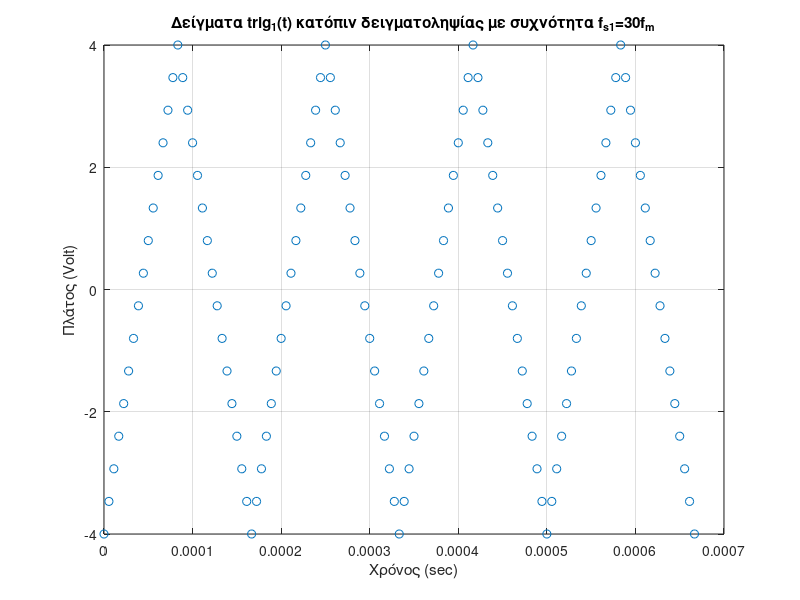
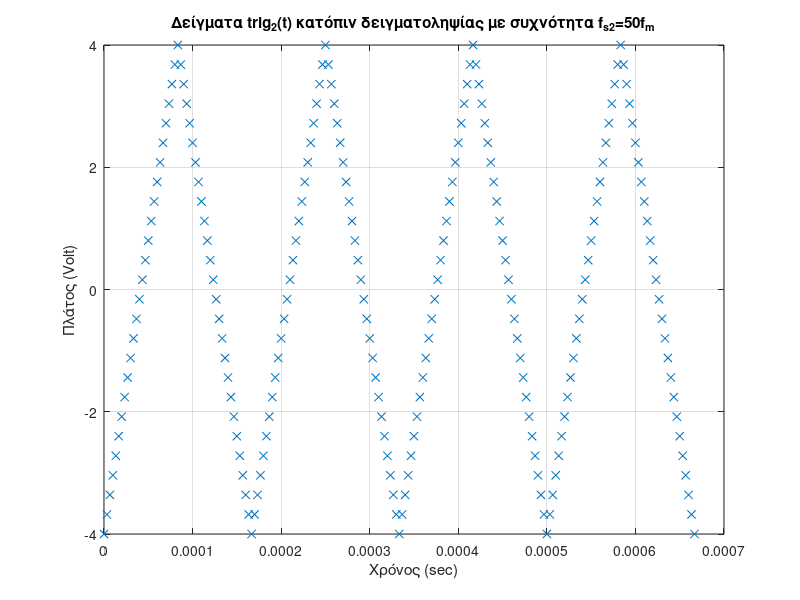
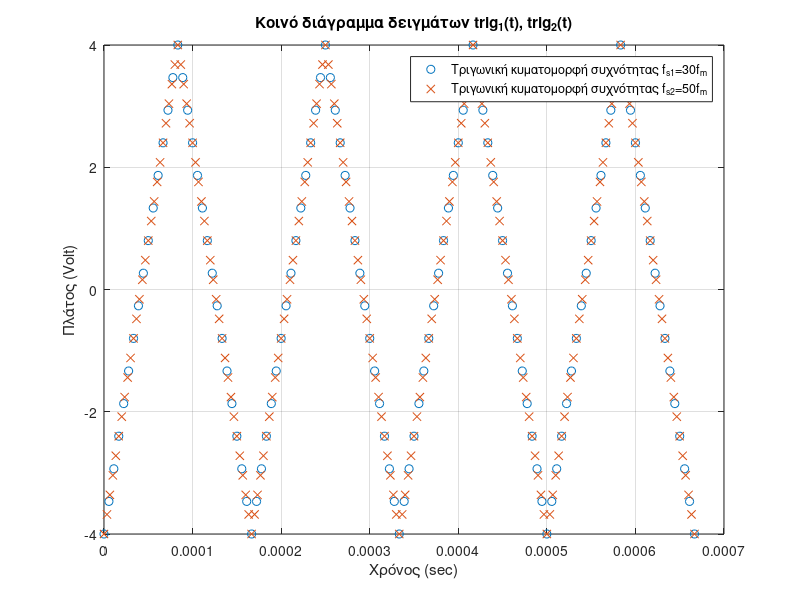
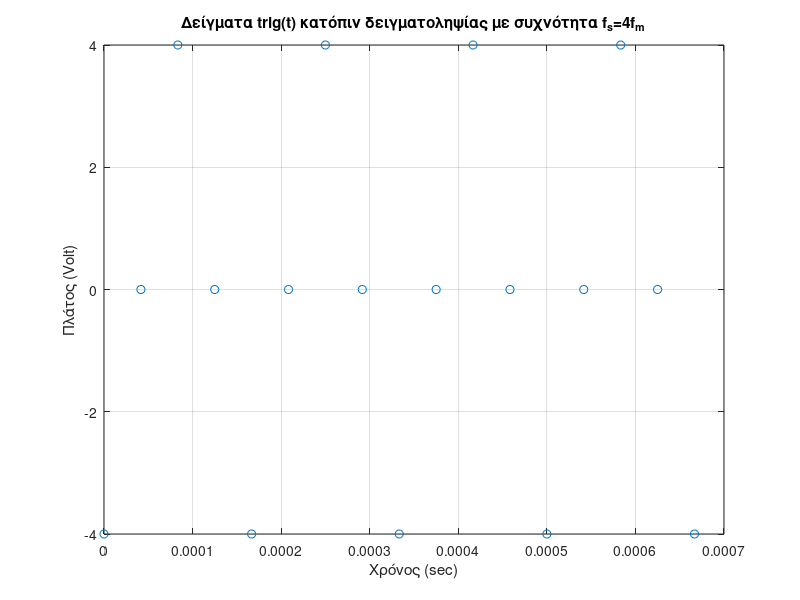

Here is the MATLAB script that generated these plots, in order: (Note: this script raises an error after producing the figures.)
AM = 319051;

%--------------------------------------------------------------------------
%1ο ερώτημα
%α
A = 4;  %   πλάτος τριγωνικού παλμού
N = 4;  %   επιθυμητό πλήθος περιόδων
fm = mod(AM,1000);
while fm > 9
    fm = mod(fm,10) + fix(fm/10);
end
fm = fm * 1000;  %   συχνότητα όπως προκύπτει από τον ΑΜ
fs1 = 30*fm;    %   πρώτη συχνότητα δειγματοληψίας
fs2 = 50*fm;    %   δεύτερη συχνότητα δειγματοληψίας
t1 = 0:1/fs1:N/fm;  %   πρώτος χρονικός άξονας
t2 = 0:1/fs2:N/fm;  %   δεύτερος χρονικός άξονας
trig1 = A*sawtooth(2*pi*fm*t1,1/2); %   δειγματοληψία συχνότητας fs1 από τριγωνική κυματομορφή συχνότητας fs, πλάτους Α
trig2 = A*sawtooth(2*pi*fm*t2,1/2); %   δειγματοληψία συχνότητας fs2 από τριγωνική κυματομορφή συχνότητας fs, πλάτους Α

plot(t1,trig1,'o')  %   γράφημα δειγμάτων πρώτης δειγματοληψίας
grid on;
title('Δείγματα trig_1(t) κατόπιν δειγματοληψίας με συχνότητα f_{s1}=30f_m');
ylabel('Πλάτος (Volt)');
xlabel('Χρόνος (sec)');

figure;
plot(t2,trig2,'x')  %   γράφημα δειγμάτων δεύτερης δειγματοληψίας
grid on;
title('Δείγματα trig_2(t) κατόπιν δειγματοληψίας με συχνότητα f_{s2}=50f_m');
ylabel('Πλάτος (Volt)');
xlabel('Χρόνος (sec)');

figure;
plot(t1,trig1,'o',t2,trig2,'x')
grid on;
title('Κοινό διάγραμμα δειγμάτων trig_1(t), trig_2(t)'); %  κοινό γράφημα δειγμάτων αμφοτέρων των δειγματοληψιών
legend('Τριγωνική κυματομορφή συχνότητας f_{s1}=30f_m', 'Τριγωνική κυματομορφή συχνότητας f_{s2}=50f_m')
ylabel('Πλάτος (Volt)');
xlabel('Χρόνος (sec)');
%--------------------------------------------------------------------------


%β
%--------------------------------------------------------------------------
fs = 4*fm;
t = 0:1/fs:4/fm;
trig = A*sawtooth(2*pi*fm*t,1/2);
figure;
plot(t,trig,'o');
grid on;
title('Δείγματα trig(t) κατόπιν δειγματοληψίας με συχνότητα f_s=4f_m');
ylabel('Πλάτος (Volt)');
xlabel('Χρόνος (sec)');
%--------------------------------------------------------------------------


%γ1
%--------------------------------------------------------------------------
Az = 1; %   πλάτος κυματομορφής
z1 = Az*sin(2*pi*fm*t1);    %   δείγματα κατόπιν δειγματοληψίας συχνότητας fs1
z2 = Az*sin(2*pi*fm*t2);    %   δείγματα κατόπιν δειγματοληψίας συχνότητας fs2

figure;
plot(t1,z1,'o')  %  γράφημα δειγμάτων πρώτης δειγματοληψίας
grid on;
title('Δείγματα z_1(t) κατόπιν δειγματοληψίας με συχνότητα f_{s1}=30f_m');
ylabel('Πλάτος (Volt)');
xlabel('Χρόνος (sec)');

figure;
plot(t2,z2,'x')  %  γράφημα δειγμάτων δεύτερης δειγματοληψίας
grid on;
title('Δείγματα z_2(t) κατόπιν δειγματοληψίας με συχνότητα f_{s2}=50f_m');
ylabel('Πλάτος (Volt)');
xlabel('Χρόνος (sec)');

figure;
plot(t1,z1,'o',t2,z2,'x')
grid on;
title('Κοινό διάγραμμα δειγμάτων z_1(t), z_2(t)'); %    κοινό γράφημα δειγμάτων αμφοτέρων των δειγματοληψιών
legend('Ημίτονο συχνότητας f_{s1}=30f_m', 'Ημίτονο συχνότητας f_{s2}=50f_m')
ylabel('Πλάτος (Volt)');
xlabel('Χρόνος (sec)');

t = 0:1/fs:4/fm;
z = Az*sin(2*pi*fm*t);
figure;
plot(t,z,'o');
grid on;
title('Δείγματα κατόπιν z(t) δειγματοληψίας με συχνότητα f_s=4f_m');
ylabel('Πλάτος (Volt)');
xlabel('Χρόνος (sec)');
%--------------------------------------------------------------------------

%γ2
%--------------------------------------------------------------------------
L = 10^3;
T = 1/gcd(fm,fm+L);
tq1 = 0:1/fs1:fix(T*fm)/fm; %   εύρος μίας περιόδου αντί τεσσάρων με δείγματα ανά fs1
tq2 = 0:1/fs2:fix(T*fm)/fm; %   εύρος μίας περιόδου αντί τεσσάρων με δείγματα ανά fs2
zq1 = Az*sin(2*pi*fm*tq1);  %   δείγματα της Ζ (με συχνότητα fs1) στο κατάλληλο χρονικό εύρος
zq2 = Az*sin(2*pi*fm*tq2);  %   δείγματα της Ζ (με συχνότητα fs2) στο κατάλληλο χρονικό εύρος
q1 = zq1 + Az*sin(2*pi*(fm+L)*tq1);
q2 = zq2 + Az*sin(2*pi*(fm+L)*tq2);

figure;
plot(tq1,q1,'o')  % γράφημα δειγμάτων πρώτης δειγματοληψίας
grid on;
title('Δείγματα q_1(t) κατόπιν δειγματοληψίας με συχνότητα f_{s1}=30f_m');
ylabel('Πλάτος (Volt)');
xlabel('Χρόνος (sec)');

figure;
plot(tq2,q2,'x')  % γράφημα δειγμάτων δεύτερης δειγματοληψίας
grid on;
title('Δείγματα q_2(t) κατόπιν δειγματοληψίας με συχνότητα f_{s2}=50f_m');
ylabel('Πλάτος (Volt)');
xlabel('Χρόνος (sec)');

figure;
plot(tq1,q1,'o',tq2,q2,'x')
grid on;
title('Κοινό διάγραμμα δειγμάτων q_1(t), q_2(t)'); %    κοινό γράφημα δειγμάτων αμφοτέρων των δειγματοληψιών
legend('Ημίτονο συχνότητας f_{s1}=30f_m', 'Ημίτονο συχνότητας f_{s2}=50f_m')
ylabel('Πλάτος (Volt)');
xlabel('Χρόνος (sec)');

t = 0:1/fs:fix(T*fm)/fm;
q = Az*sin(2*pi*fm*t) + Az*sin(2*pi*(fm+L)*t);
figure;
plot(t,q,'o');
grid on;
title('Δείγματα q(t) κατόπιν δειγματοληψίας με συχνότητα f_s=4f_m');
ylabel('Πλάτος (Volt)');
xlabel('Χρόνος (sec)');
%--------------------------------------------------------------------------

%2ο ερώτημα
%--------------------------------------------------------------------------
y = trig1;  %   αποθήκευση των δειγμάτων σε μεταβλητή σύμφωνη με την εκφώνηση της ασκήσεως
if mod(fm/1000,2) == 0
    num_of_bits = 4;
else
    num_of_bits = 5;
end

levels = 2^num_of_bits; % επίπεδα κβάντισης
Mmax = max(y);  % μέγιστη τιμή κβαντιστέου σήματος
D = 2*Mmax/levels;  % διάστημα λήψεως αποφάσεως
partition = linspace(-Mmax+D/2,Mmax-D/2,levels-1);
codebook = linspace(-Mmax,Mmax,levels);
[index,quants] = quantiz(y,partition,codebook);
gray_code = graycode(num_of_bits);

figure;
plot(t1,quants,'.')
title('Έξοδος κβαντιστή mid-riser με είσοδο τριγωνική κυματομορφή')
xlabel('Χρόνος (sec)')
ylabel('Πλάτος (Volt)')
levels_linspace = linspace(-Mmax,Mmax,levels);
set(gca,'YTick', levels_linspace)
set(gca,'YTickLabel', gray_code)
grid on

error = y - quants; % συνολικά σφάλματα
error1 = y(1:10) - quants(1:10);    % σφάλματα για πρώτα δέκα δείγματα
error2 = y(1:20) - quants(1:20);    % σφάλματα για πρώτα είκοσι δείγματα

var_error = var(error); % διασπορά σφαλμάτων
var_error1 = var(error1);
var_error2 = var(error2);

stand_deviations = [sqrt(var_error), sqrt(var_error1), sqrt(var_error2)];   % τυπική απόκλιση σφαλμάτων

SNR = ( quants.^2 * ones(size(y,2),1) ) / ( error.^2 * ones(size(y,2),1) );
SNR1 = ( quants(1:10).^2 * ones(10,1) ) / ( error1.^2 * ones(10,1) );
SNR2 = ( quants(1:20).^2 * ones(20,1) ) / ( error2.^2 * ones(20,1) );

F = max(quants)/rms(quants);
theor_SNR = (3*2^(2*num_of_bits))/F^2;

bit_dur = 2*10^-3;  %   διάρκεια bit
ampl_volt = fm / 1000;  %   πλάτος τάσης ίσο με την συχνότητα σε kHz
bit_array = gray_code(index(1:31)+1);   %   πίνακας περιέχων τις στάθμες ανά σημείο σε κώδικα Gray
bit_stream = zeros(1,4*num_of_bits*length(bit_array)+1); %    ροή μετάδοσης
time = zeros(1,4*num_of_bits*length(bit_array)+1);   %   άξονας χρόνου
index = 2;
for bit_group = bit_array   %   για κάθε στοιχείο στον πίνακα
    bit_group = convertStringsToChars(bit_group);   %   μετατρέπουμε τις συμβολοσειρές σε διακριτούς χαρακτήρες
    for bit = 1:num_of_bits % προσπελάτουμε κάθε χαρακτήρα ανά συμβολοσειρά
        if bit_group(bit) == '1'    %   εάν το ψηφίο είναι άσσος, τότε διαμορφώνουμε αναλόγως τον παλμό
            bit_stream(index-1:index+2) = [ampl_volt ampl_volt 0 0];
        else    %   ομοίως εάν είναι μηδέν
            bit_stream(index-1:index+2) = [-ampl_volt -ampl_volt 0 0];
        end
        if index==2
            tend = 0;
        else
            tend = time(index-2);
        end
        time(index-1:index+2) = [tend tend+bit_dur/2 tend+bit_dur/2 tend+bit_dur];  %   ανανεώνουμε τον χρονικό άξονα
        index = index+4;
    end
end
figure;
plot(time, bit_stream)
title('Ροή Μετάδοσης με Κωδικοποίηση Γραμμής POLAR RZ');
xlabel('Χρόνος (sec)');
ylabel('Πλάτος (Volt)');
%--------------------------------------------------------------------------


%3ο ερώτημα
%α
%--------------------------------------------------------------------------
%random_bits = randi([0 1], 36,1);
random_bits = [1 1 0 1 0 1 1 0 0 0 0 0 1 1 1 1 0 1 0 1 0 1 0 1 1 1 1 1 0 0 1 1 1 0 1 1];
Tb = 0.25;
A = 1;
temp = int32(AM);   % αναγκαίο για την χρήση της ακέραιας διαίρεσης παρακάτων
sum_temp = 0;
decimal_place = 10;
while not(temp==0)
    sum_temp = sum_temp + mod(temp,10);
    temp = idivide(temp,10);    % ακέραια διαίρεση
end
if mod(sum_temp,2)==0
    fc = 1;
else
    fc = 2;
end
random_bits_qpsk = 2*random_bits(1:2:end-1) + random_bits(2:2:end);   % συνένωση δύο υπακολουθιών
random_bits_qpsk_gray = dec2graydec(random_bits_qpsk);   % απόδοση δεικτών gray
random_bits_8psk = 4*random_bits(1:3:end-2) + 2*random_bits(2:3:end-1) + random_bits(3:3:end);    %συνένωση τριών υπακολουθιών
random_bits_8psk_gray = dec2graydec(random_bits_8psk);  % απόδοση δεικτών gray

dt = Tb / 250;
t_bpsk = 0:dt:length(random_bits)*Tb-dt;
bpsk = A*sin(2*pi*fc*t_bpsk + pi*random_bits(1+fix(t_bpsk/Tb)));

t_qpsk = 0:dt:length(random_bits_qpsk)*2*Tb-dt;
qpsk = A*sin(2*pi*fc*t_qpsk + pi/4*random_bits_qpsk_gray(1+fix(t_qpsk/(2*Tb))));

t_8psk = 0:dt:length(random_bits_8psk)*3*Tb-dt;
psk8 = A*sin(2*pi*fc*t_8psk + pi/8*random_bits_8psk_gray(1+fix(t_8psk/(3*Tb))));

figure;
subplot(3,1,1);
plot(t_bpsk,bpsk)
title('Διαμόρφωση με BPSK')
subplot(3,1,2)
plot(t_qpsk,qpsk)
title('Διαμόρφωση με QPSK')
ylabel('Πλάτος (V)')
subplot(3,1,3)
plot(t_8psk,psk8)
title('Διαμόρφωση με 8-PSK')
xlabel('Χρόνος (sec)')
%--------------------------------------------------------------------------

%β
%--------------------------------------------------------------------------
AM = 319051;
A = mod(AM,1000);
while A > 9
    A = mod(A,10) + fix(A/10);
end

t_bpam = t_bpsk;
bpam = A*(2*random_bits(1+fix(t_bpam/Tb))-1);    % κάνουμε τον παλμό από (1)-(0) -> (1)-(-1)
Ebit = A^2*Tb;  % ενέργεια ψηφίου 

figure;
plot(t_bpam,bpam);
title('Διαμόρφωση B-PAM');
xlabel('Χρόνος (sec)');
ylabel('Πλάτος (volt)');
grid on;
%--------------------------------------------------------------------------

%γ
%--------------------------------------------------------------------------
scatterplot(bpam);  % διάγραμμα αστερισμού
title('Διάγραμμα Αστερισμού B-PAM Διαμόρφωσης');
grid on;
%--------------------------------------------------------------------------

%δ
%--------------------------------------------------------------------------
Eb_N0_db = [5 15];
snr_db = Eb_N0_db;
snr_lin = 10.^(snr_db./10);
N0_lin = Ebit ./ snr_lin;
% N0_db = 10*log10(N0_lin);
numSamples = length(bpam);
wgn = sqrt(N0_lin/4).*(randn(numSamples,1)+1i*randn(numSamples,1)); % ιδιόφτιαχτος θόρυβος, αργότερα θα χρησιμοποιηθούν αντικείμενα
bpam_noised = bpam'+wgn;

figure;
subplot(3,1,1)
plot(t_bpam,bpam);
title('Διαμόρφωση B-PAM');
xlabel('Χρόνος (sec)');
ylabel('Πλάτος (volt)');
grid on;
subplot(3,1,2)
plot(t_bpam,real(bpam_noised(:,1)));    % χρήση μόνο του πραγματικού του μέρους
title('Διαμόρφωση B-PAM με AWGN E_{b}/N_{0}=5db');
xlabel('Χρόνος (sec)');
ylabel('Πλάτος (volt)');
subplot(3,1,3)
plot(t_bpam,real(bpam_noised(:,2)));    % χρήση μόνο του πραγματικού του μέρους
title('Διαμόρφωση B-PAM με AWGN E_{b}/N_{0}=15db');
xlabel('Χρόνος (sec)');
ylabel('Πλάτος (volt)');
%--------------------------------------------------------------------------

%ε
%--------------------------------------------------------------------------
maxx = max(abs(real(bpam_noised(:,1))));
maxy = max(abs(imag(bpam_noised(:,1))));
figure;
scatter(real(bpam_noised(:,1)), imag(wgn(:,1)),2,'filled')  % διάγραμμα αστερισμού
xlim([-maxx maxx]);
ylim([-maxy maxy]);
title('Διάγραμμα Αστερισμού B-PAM με AWGN E_{b}/N_{0}=5db');
figure;
maxx = max(abs(real(bpam_noised(:,2))));
maxy = max(abs(imag(bpam_noised(:,2))));
scatter(real(bpam_noised(:,2)), imag(wgn(:,2)),2,'filled')  % διάγραμμα αστερισμού
xlim([-maxx maxx]);
ylim([-maxy maxy]);
title('Διάγραμμα Αστερισμού B-PAM με AWGN E_{b}/N_{0}=15db');

random_bits = randi([0 1],1000,1);  % παραγωγή χιλίων τυχαίων δυαδικών ψηφίων
dt = (5e-5);
t_bpam = 0:dt:length(random_bits)*Tb-dt;
bpam = A*(2*random_bits(1+fix(t_bpam/Tb))-1);
 
Eb_N0_db = 0:15;
Eb_N0_lin = 10.^(Eb_N0_db./10);
snr_db = Eb_N0_db;
snr_lin = 10.^(snr_db./10);
N0_lin = Ebit ./ snr_lin;
%N0_db = 10*log10(N0_lin);
 
numSamples = length(bpam);
noise_factor = sqrt(N0_lin*2);  % καθορίζων παράγοντας εντάσεως θορύβου
wgn = noise_factor.*(randn(numSamples,1)+1i*randn(numSamples,1));
bpam_noised = bpam+real(wgn);   % προσθήκη του πραγματικού μέρους του θορύβου
 
bit_error_rate = (bpam.*bpam_noised)<0; % ουσιαστικά πολλαπλασιάζουμε τα αθορύβητα και τα θορυβημένα σήματα
                                        % και λογίζουμε ως σφάλματα τα ετερόσημα αποτελέσματα
                                        % αποθηκεύοντές τα ως άσσους σε
                                        % έναν πίνακα
bit_error_rate = sum(bit_error_rate)/length(bpam);  % προσθέτοντες τους άσσους, μετράμε τα σφάλματα
theor_ber = qfunc(sqrt(2*Eb_N0_lin));
figure()
hold on;
plot(snr_db,bit_error_rate+eps,'LineWidth',2)
plot(snr_db,qfunc(sqrt(2*10.^(snr_db/10))),'LineWidth',2)
title('Θεωρητική Πιθανότητα Εσφαλμένου Ψηφίου B-PAM και Πειραματική')
hold off;
set(gca,'yscale','log')
grid on;
%--------------------------------------------------------------------------


%4ο ερώτημα
%--------------------------------------------------------------------------
AM = 319051;

%α
%--------------------------------------------------------------------------
%random_bits = randi([0 1], 36 ,1);
random_bits = [1 1 0 1 0 1 1 0 0 0 0 0 1 1 1 1 0 1 0 1 0 1 0 1 1 1 1 1 0 0 1 1 1 0 1 1];
reference_constellation = A/2.*[sqrt(2)+1i*sqrt(2), -sqrt(2)+1i*sqrt(2),-sqrt(2)-1i*sqrt(2),sqrt(2)-1i*sqrt(2)];

qpsk_mod = comm.QPSKModulator('PhaseOffset',pi/4,'BitInput',true,'SymbolMapping','Gray');
qpsk_modData = A*qpsk_mod(random_bits');
constDiagram1 = comm.ConstellationDiagram('Title', 'Διάγραμμα Αστερισμού QPSK' ...
    ,'ReferenceConstellation',reference_constellation ...
    ,'XLimits',[-A, A] ...
    ,'YLabel',[-A, A]);
constDiagram1(qpsk_modData)

%--------------------------------------------------------------------------

%β
%--------------------------------------------------------------------------
sum_of_AM_dig = mod(AM,1000);
while sum_of_AM_dig > 9
    sum_of_AM_dig = mod(sum_of_AM_dig,10) + fix(sum_of_AM_dig/10);
end
Tb = 0.25;
%Ebit = sum_of_AM_dig^2*Tb/2;

Eb_N0_db = [5 15];
snr_db = Eb_N0_db + 10*log10(2);
%snr_lin = 10.^(snr_db./10);
%N0_lin = Ebit ./ snr_lin;
%N0_db = 10*log10(N0_lin);
% samples = length(qpsk_modData);
% X = sqrt(N0_lin/4).*randn(samples,1);
% Y = sqrt(N0_lin/4).*randn(samples,1);
% Z = X + 1i*Y;
% qpsk_with_wgn = qpsk_modData+Z;

noise_channel_01 = comm.AWGNChannel('NoiseMethod','Signal to noise ratio (SNR)' ...
        ,'SNR',snr_db(1),'SignalPower', A^2);
noise_channel_02 = comm.AWGNChannel('NoiseMethod','Signal to noise ratio (SNR)' ...
        ,'SNR',snr_db(2),'SignalPower', A^2);
qpsk_with_wgn_01 = noise_channel_01(qpsk_modData);
qpsk_with_wgn_02 = noise_channel_02(qpsk_modData);

max_qpsk_wgn_x = [max(abs(real(qpsk_with_wgn_01))), max(abs(real(qpsk_with_wgn_02)))];  % υπολογισμών των περιθωριών
max_qpsk_wgn_y = [max(abs(imag(qpsk_with_wgn_01))), max(abs(imag(qpsk_with_wgn_02)))];  % των διαγραμμάτων αστερισμού

constDiagram2 = comm.ConstellationDiagram('Title','Διάγραμμα Αστερισμού QPSK Eb/No=5db' ...
    ,'ReferenceConstellation', reference_constellation ...
    ,'XLimits',sqrt(2)*[-max_qpsk_wgn_x(1), max_qpsk_wgn_x(1)] ...
    ,'YLabel',sqrt(2)*[-max_qpsk_wgn_y(1), max_qpsk_wgn_y(1)]);
constDiagram2(qpsk_with_wgn_01)

constDiagram3 = comm.ConstellationDiagram('Title','Διάγραμμα Αστερισμού QPSK Eb/No=15db' ...
    ,'ReferenceConstellation', reference_constellation ...
    ,'XLimits',sqrt(2)*[-max_qpsk_wgn_x(2), max_qpsk_wgn_x(2)] ...
    ,'YLabel',sqrt(2)*[-max_qpsk_wgn_y(2), max_qpsk_wgn_y(2)]);
constDiagram3(qpsk_with_wgn_02)

% scatterplot(qpsk_with_wgn(:,1))
% scatterplot(qpsk_with_wgn(:,2))
%--------------------------------------------------------------------------


%γ
%--------------------------------------------------------------------------
num_of_bits = 10^6;
random_bits = randi([0 1], num_of_bits,1);  % ένα εκατομμύριο τυχαία δυαδικά ψηφία

qpsk_mod = comm.QPSKModulator('BitInput', true);    
qpsk_demod = comm.QPSKDemodulator('BitOutput',true);
qpsk_modData = A*qpsk_mod(random_bits); % πλάτους Α
BER = zeros(16,1);

Ebit = sum_of_AM_dig^2*Tb/2;
Eb_N0_db = 0:15;
Eb_N0_lin = 10.^(Eb_N0_db./10);
snr_db = Eb_N0_db + 10*log10(2);
snr_lin = 10.^(snr_db./10);
N0_lin = Ebit ./ snr_lin;
N0_db = 10*log10(N0_lin);

index = 1;
for snr = snr_db
    noise_channel = comm.AWGNChannel('NoiseMethod','Signal to noise ratio (SNR)' ...
        ,'SNR',snr,'SignalPower', A^2);
    qpsk_modDataNoised = noise_channel(qpsk_modData);
    qpsk_demodData = qpsk_demod(qpsk_modDataNoised);
    errorRate = comm.ErrorRate; % αντικείμενο για τον υπολογισμό σφάλματος
    errorStats = errorRate(random_bits,qpsk_demodData);
    BER(index) = errorStats(1); % το πρώτο στοιχείο του πίνακα errorStats δίνει το BER
    index = index + 1;
end
theor_ber_qpsk = qfunc(sqrt(2.*Eb_N0_lin));

figure;
hold on;
plot(Eb_N0_db,BER+eps,'*')
plot(Eb_N0_db,theor_ber,'LineWidth',2)
title('Θεωρητική Πιθανότητα Εσφαλμένου Ψηφίου QPSK και Πειραματική')
hold off;
set(gca,'yscale','log')
grid on;

bpsk_mod = comm.BPSKModulator;  % υλοποίηση του αντιστοίχου συστήματος BPSK διαμόρφωσης
bpsk_demod = comm.BPSKDemodulator;

bpsk_modData = A*bpsk_mod(random_bits);
index = 1;
snr_db_bpsk = snr_db - 10*log10(2);
for snr = snr_db_bpsk
    noise_channel = comm.AWGNChannel('NoiseMethod','Signal to noise ratio (SNR)' ...
        ,'SNR',snr,'SignalPower', A^2);
    bpsk_modDataNoised = noise_channel(bpsk_modData);
    bpsk_demodData = bpsk_demod(bpsk_modDataNoised);
    errorRate = comm.ErrorRate;
    errorStats = errorRate(random_bits,bpsk_demodData);
    BER(index) = errorStats(1);
    index = index + 1;
end

theor_ber_bpsk = qfunc(sqrt(2.*Eb_N0_lin));

hold on;
plot(Eb_N0_db,BER+eps,'+')
plot(Eb_N0_db,theor_ber_bpsk,'LineWidth',2)
set(gca,'yscale','log')
grid on;
%--------------------------------------------------------------------------

%δ1,2
%--------------------------------------------------------------------------
sum_of_AM_dig = mod(AM,1000);
while sum_of_AM_dig > 9
    sum_of_AM_dig = mod(sum_of_AM_dig,10) + fix(sum_of_AM_dig/10);
end
if mod(sum_of_AM_dig,2)==0
    fileName = 'rice_even.txt';
else
    fileName = 'rice_odd.txt';
end
fileID = fopen(fileName,'r');
formatSpec = '%c';
text_arr = fscanf(fileID,formatSpec);
fclose(fileID);

ascii_text = double(text_arr);
[binary_vector,binary_string] = text2bin(ascii_text);   % συνάρτηση για την μετατροπή κειμένου σε ψηφία
                                                        % επιστρέφει τα
                                                        % ψηφία σε μορφή
                                                        % διανύσματος
                                                        % ακεραίων ή σε
                                                        % μορφή
                                                        % συμβολοσειράς
bits = 8;
Mmax = max(ascii_text);
Mmin = 0;
levels = 2^bits;
D = (Mmax-Mmin)/levels-1;
partition = linspace(Mmin+D/2,Mmax-D/2,levels-1);
codebook = linspace(Mmin,Mmax,levels);
[~ , quantized_text] = quantiz(ascii_text,partition,codebook); % η μεταβλητή index αντικαταστάθηκε από ~ διότι θα έμενε άχρηστη
figure;
plot(quantized_text)
xlabel('Χαρακτήρες');
ylabel('Επίπεδο Κβάντισης')
title('Κβαντισμένοι Χαρακτήρες');
%--------------------------------------------------------------------------

%δ3
%--------------------------------------------------------------------------
qpskModulator = comm.QPSKModulator('BitInput',true);
qpskModulatedData = qpskModulator(binary_vector');
constDiagram4 = comm.ConstellationDiagram('Title', 'Διάγραμμα Αστερισμού QPSK Κβαντισμένου Σήματος');
constDiagram4(qpskModulatedData);
%--------------------------------------------------------------------------

%δ4,5,6
%--------------------------------------------------------------------------
qpskDemodulator = comm.QPSKDemodulator('BitOutput',true);
constDiagram5 = comm.ConstellationDiagram('Title', ...
    'Διάγραμμα Αστερισμού QPSK Κβαντισμένου Σήματος Es/N0 = 5db' ...
    ,'SamplesPerSymbol',2);
constDiagram6 = comm.ConstellationDiagram('Title', ...
    'Διάγραμμα Αστερισμού QPSK Κβαντισμένου Σήματος Es/N0 = 15db' ...
    ,'SamplesPerSymbol',2);

Es_N0 = [5 15];
Es_N0_lin = 10.^(Es_N0./10);
BER = [0 0];
theor_BER = qfunc(sqrt(2*Es_N0_lin));

%πρόσθεση θορύβου
noise_channel1 = comm.AWGNChannel('NoiseMethod','Signal to noise ratio (Es/No)' ...
    ,'EsNo',Es_N0(1));
qpskModulatedDataNoised1 = noise_channel1(qpskModulatedData);

noise_channel2 = comm.AWGNChannel('NoiseMethod','Signal to noise ratio (Es/No)' ...
    ,'EsNo',Es_N0(2));
qpskModulatedDataNoised2 = noise_channel2(qpskModulatedData);

%αποδιαμόρφωση και ανίχνευση σφαλμάτων
qpskDemodulatedData1 = qpskDemodulator(qpskModulatedDataNoised1);
errorRate = comm.ErrorRate;
errorStats = errorRate(binary_vector',qpskDemodulatedData1);
BER(1) = errorStats(1);

qpskDemodulatedData2 = qpskDemodulator(qpskModulatedDataNoised2);
errorRate = comm.ErrorRate;
errorStats = errorRate(binary_vector',qpskDemodulatedData2);
BER(2) = errorStats(1);

%διαγράμματα αστερισμού τεθορυβεμένων σημάτων
constDiagram5(qpskModulatedDataNoised1);
constDiagram6(qpskModulatedDataNoised2);

%--------------------------------------------------------------------------

%δ7
%--------------------------------------------------------------------------
text_recovered_1 = bin2text(qpskDemodulatedData1);  % συνάρτηση μετατροπής κειμένου από δυαδικά ψηφία
text_recovered_2 = bin2text(qpskDemodulatedData2);

fileID = fopen('recovered_text1.txt', 'w');
fwrite(fileID, text_recovered_1);
fclose(fileID);
fileID = fopen('recovered_text2.txt', 'w');
fwrite(fileID, text_recovered_2);
fclose(fileID);
%--------------------------------------------------------------------------


%5
%α
%--------------------------------------------------------------------------
if mod(sum_of_AM_dig,2)==0
    fileName = 'soundfile2_lab2.wav';
else
    fileName = 'soundfile1_lab2.wav';
end
[sound_sampled, Fs] = audioread(fileName);
time_sound = 0:1/Fs:(length(sound_sampled)-1)/Fs;
%--------------------------------------------------------------------------

%β
%--------------------------------------------------------------------------
bits = 8;
Mmax = max(sound_sampled);
Mmin = min(sound_sampled);
levels = 2^bits;
D = (Mmax-Mmin)/levels-1;
partition = linspace(Mmin+D/2,Mmax-D/2,levels-1);
codebook = linspace(Mmin,Mmax,levels);
[index,sound_quantized] = quantiz(sound_sampled,partition,codebook);
figure;
plot(time_sound, sound_sampled);
title('Ηχητικό Σήμα');
xlabel('Χρόνος (sec)');
ylabel('Πλάτος');
axis tight;
figure;
plot(time_sound, sound_quantized)
title('Κβαντισμένο Ηχητικό Σήμα');
xlabel('Χρόνος (sec)');
ylabel('Στάθμες Κβάντισης');
axis tight;
%--------------------------------------------------------------------------

%γ
%--------------------------------------------------------------------------
sound_bits = dec2bin(index);    % μετατροπή των δεκαδικών σταθμών σε δυαδική αναπαράσταση
sound_bits = sound_bits';   % αναστροφή
sound_bits_string = sound_bits(:)'; % συνένωση στηλών και αναστροφή σε γραμμή
sound_bits_vector = sound_bits_string-48;   % τέχνασμα για την δημιούργια πίνακος ψηφίων τύπου int αντί τύπου char
qpskModulatorSound = comm.QPSKModulator('BitInput',true);
qpskModulatedSound = qpskModulatorSound(sound_bits_vector');
constDiagramSound = comm.ConstellationDiagram('Title' ...
    ,'Διάγραμμα Αστερισμού QPSK Κβαντισμένου Ηχητικού Σήματος ' ...
    ,'SamplesPerSymbol',2 ...
    ,'SymbolsToDisplaySource', 'Property' ...
    ,'SymbolsToDisplay', 50000);    % χρήση 50.000 ψηφίων προς αναπαράσταση
                                    % διότι είναι αδύνατον να
                                    % αναπαρασταθούν όλα τα 2.000.000
constDiagramSound(qpskModulatedSound)
%--------------------------------------------------------------------------

%δ
%--------------------------------------------------------------------------
qpskDemodulatorSound = comm.QPSKDemodulator('BitOutput',true);
constDiagramSound2 = comm.ConstellationDiagram('Title', ...
    'Διάγραμμα Αστερισμού QPSK Κβαντισμένου Ηχητικού Σήματος Es/N0 = 4db' ...
    ,'SamplesPerSymbol',2 ...
    ,'SymbolsToDisplaySource', 'Property' ...
    ,'SymbolsToDisplay', 10^5);
constDiagramSound3 = comm.ConstellationDiagram('Title', ...
    'Διάγραμμα Αστερισμού QPSK Κβαντισμένου Σήματος Es/N0 = 14db' ...
    ,'SamplesPerSymbol',2 ...
    ,'SymbolsToDisplaySource', 'Property' ...
    ,'SymbolsToDisplay', 10^5); % ομοίως, χρήση περιορισμένων αλλά αρκετών 
                                % ψηφίων προς αναπαράσταση

Es_N0 = [4 14];
Es_N0_lin = 10.^(Es_N0./10);
BER = [0 0];
theor_BER = qfunc(sqrt(2*Es_N0_lin));

%πρόσθεση θορύβου
noise_channel_sound1 = comm.AWGNChannel('NoiseMethod','Signal to noise ratio (Es/No)' ...
    ,'EsNo',Es_N0(1));
qpskModulatedSoundNoised1 = noise_channel_sound1(qpskModulatedSound);

noise_channel_sound2 = comm.AWGNChannel('NoiseMethod','Signal to noise ratio (Es/No)' ...
    ,'EsNo',Es_N0(2));
qpskModulatedSoundNoised2 = noise_channel_sound2(qpskModulatedSound);

%αποδιαμόρφωση και ανίχνευση σφαλμάτων
qpskDemodulatedSound1 = qpskDemodulatorSound(qpskModulatedSoundNoised1);
errorRate = comm.ErrorRate;
errorStats = errorRate(sound_bits_vector',qpskDemodulatedSound1);
BER(1) = errorStats(1);

qpskDemodulatedSound2 = qpskDemodulatorSound(qpskModulatedSoundNoised2);
errorRate = comm.ErrorRate;
errorStats = errorRate(sound_bits_vector',qpskDemodulatedSound2);
BER(2) = errorStats(1);

%διαγράμματα αστερισμού τεθορυβεμένων σημάτων
constDiagramSound2(qpskModulatedSoundNoised1);
constDiagramSound3(qpskModulatedSoundNoised2);

recovered_indexes_1 = bin2dec(char( ...
    reshape(qpskDemodulatedSound1,[bits, length(qpskDemodulatedSound1)/bits])'+48))';
recovered_indexes_2 = bin2dec(char( ...
    reshape(qpskDemodulatedSound2,[bits, length(qpskDemodulatedSound2)/bits])'+48))';

recover1_sound = 2*Mmax*(recovered_indexes_1/(2^bits-1)-0.5);
recover2_sound = 2*Mmax*(recovered_indexes_2/(2^bits-1)-0.5);

audiowrite('recovered_sound1.wav',recover1_sound,Fs);
audiowrite('recovered_sound2.wav',recover2_sound,Fs);
